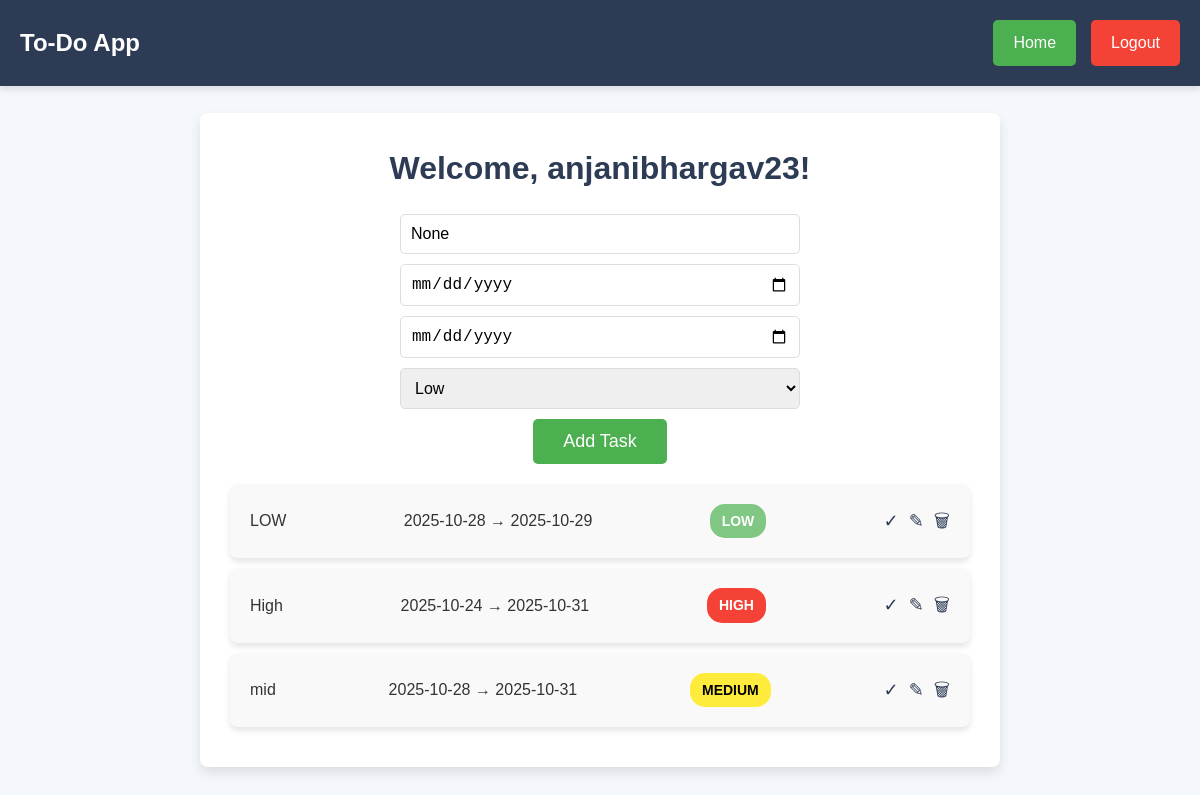
Screenshot of / (signed in) with the database file from the repository.
### app.py (models this page shows)
class User(UserMixin, db.Model):
    id = db.Column(db.Integer, primary_key=True)
    username = db.Column(db.String(100), unique=True, nullable=False)
    password = db.Column(db.String(200), nullable=False)
    tasks = db.relationship('Task', backref='author', lazy=True)

class Task(db.Model):
    id = db.Column(db.Integer, primary_key=True)
    title = db.Column(db.String(200), nullable=False)
    start_date = db.Column(db.Date, nullable=True)
    end_date = db.Column(db.Date, nullable=True)
    priority = db.Column(db.String(20), nullable=False, default='Low')
    completed = db.Column(db.Boolean, default=False)
    user_id = db.Column(db.Integer, db.ForeignKey('user.id'), nullable=False)

### app.py (the view, shortened to what this page needs)
@app.route('/', methods=['GET', 'POST'])
@login_required
def index():
    form = TaskForm()
    tasks = Task.query.filter_by(user_id=current_user.id).all()
    current_date = datetime.today().date()
    return render_template('index.html', form=form, tasks=tasks, current_date=current_date)

### forms.py
class TaskForm(FlaskForm):
    title = StringField('Task', validators=[InputRequired()])
    start_date = DateField('Start Date', format='%Y-%m-%d', validators=[InputRequired()])
    end_date = DateField('End Date', format='%Y-%m-%d', validators=[InputRequired()])
    priority = SelectField('Priority', choices=[('Low', 'Low'), ('Medium', 'Medium'), ('High', 'High')], validators=[InputRequired()])
    submit = SubmitField('Save Task')

### app.py (called while the page is built)
@login_manager.user_loader
def load_user(user_id):
    return User.query.get(int(user_id))

### templates/index.html (shortened to what this page needs)
{% extends 'base.html' %}
{% block content %}
<div class="todo-container">
  <h2>Welcome, {{ current_user.username }}!</h2>
  <form method="POST" action="{{ url_for('index') }}" class="task-form">
    <input type="text" name="title" placeholder="Task title" value="{{ form.title.data }}" required>
    <input type="date" name="start_date" value="{{ form.start_date.data.strftime('%Y-%m-%d') if form.start_date.data else '' }}" required>
    <input type="date" name="end_date" value="{{ form.end_date.data.strftime('%Y-%m-%d') if form.end_date.data else '' }}" required>
    <select name="priority" required>
      <option value="Low" {% if form.priority.data == 'Low' %}selected{% endif %}>Low</option>
    </select>
    <button type="submit">Add Task</button>
  </form>
  <ul class="task-list">
    {% for task in tasks %}
      {% set overdue = task.end_date and task.end_date < current_date and not task.completed %}
      <li class="task-item {% if overdue %}overdue{% endif %} {% if task.completed %}completed{% endif %}">
        <span class="task-title">{{ task.title }}</span>
        {% if task.start_date %}
          <span class="task-dates">{{ task.start_date }} → {{ task.end_date }}</span>
        {% endif %}
        <span class="priority {{ task.priority|lower }}">{{ task.priority }}</span>
        <span class="actions">
          <a href="{{ url_for('complete', id=task.id) }}" class="complete-btn">✓</a>
          <a href="{{ url_for('edit', id=task.id) }}" class="edit-btn">✎</a>
          <a href="{{ url_for('delete', id=task.id) }}" class="delete-btn">🗑</a>
        </span>
      </li>
    {% else %}
      <p class="no-tasks">No tasks yet.</p>
    {% endfor %}
  </ul>
</div>
{% endblock %}

### templates/base.html (shortened to what this page needs)
<!doctype html>
<html lang="en">
<head>
  <link rel="stylesheet" href="{{ url_for('static', filename='style.css') }}">
</head>
<body>
  <nav class="navbar">
    <div class="nav-left">
      <a href="{{ url_for('index') }}" class="brand">To-Do App</a>
    </div>
    <div class="nav-right">
      {% if current_user.is_authenticated %}
        <a href="{{ url_for('index') }}" class="btn home-btn">Home</a>
        <a href="{{ url_for('logout') }}" class="btn logout-btn">Logout</a>
      {% else %}
        <a href="{{ url_for('login') }}" class="btn login-btn">Login</a>
        <a href="{{ url_for('register') }}" class="btn register-btn">Register</a>
      {% endif %}
    </div>
  </nav>
  <div class="container">
    {% block content %}{% endblock %}
  </div>
</body>
</html>

### static/style.css (style rules this page uses)
* { margin: 0; padding: 0; box-sizing: border-box; }
body { font-family: 'Arial', sans-serif; background-color: #f4f7fc; color: #333; line-height: 1.6; display: flex; justify-content: center; align-items: center; height: 100vh; padding: 20px; }
.navbar { display: flex; justify-content: space-between; align-items: center; background-color: #2d3b55; padding: 20px; width: 100%; position: absolute; top: 0; left: 0; right: 0; z-index: 100; box-shadow: 0 4px 6px rgba(0, 0, 0, 0.1); }
.nav-left .brand { font-size: 24px; font-weight: bold; color: #fff; text-decoration: none; }
.nav-right { display: flex; gap: 15px; align-items: center; }
.nav-right .btn { color: #fff; text-decoration: none; padding: 10px 20px; border-radius: 5px; background-color: #4CAF50; transition: background-color 0.3s ease, transform 0.3s ease; }
.nav-right .logout-btn { background-color: #f44336; }
.container { width: 100%; max-width: 800px; margin-top: 80px; background-color: #ffffff; padding: 30px; border-radius: 8px; box-shadow: 0 6px 12px rgba(0, 0, 0, 0.1); }
.todo-container { display: flex; flex-direction: column; gap: 20px; }
h2 { font-size: 32px; font-weight: bold; color: #2d3b55; text-align: center; }
.task-form { display: flex; flex-direction: column; gap: 10px; align-items: center; }
input[type="text"], input[type="date"], select { padding: 10px; width: 80%; max-width: 400px; border: 1px solid #ddd; border-radius: 5px; font-size: 16px; }
button[type="submit"] { padding: 12px 30px; background-color: #4CAF50; color: white; font-size: 18px; border: none; border-radius: 5px; cursor: pointer; transition: background-color 0.3s ease, transform 0.3s ease; }
.task-list { list-style: none; padding: 0; }
.task-item { background-color: #f9f9f9; padding: 20px; border-radius: 8px; margin-bottom: 10px; display: flex; justify-content: space-between; align-items: center; box-shadow: 0 4px 6px rgba(0, 0, 0, 0.1); transition: all 0.3s ease; }
.priority { padding: 6px 12px; border-radius: 15px; font-weight: bold; text-transform: uppercase; font-size: 14px; }
.priority.low { background-color: #81c784; color: white; }
.priority.medium { background-color: #ffeb3b; color: black; }
.priority.high { background-color: #f44336; color: white; }
.actions { display: flex; gap: 10px; }
.actions a { font-size: 18px; color: #2d3b55; text-decoration: none; transition: color 0.3s ease, transform 0.3s ease; }

### rows the page displays
User: username "anjanibhargav23"
Task: title "LOW", start_date "2025-10-28", end_date "2025-10-29", priority "LOW"
Task: title "High", start_date "2025-10-24", end_date "2025-10-31", priority "HIGH"
Task: title "mid", start_date "2025-10-28", end_date "2025-10-31", priority "MEDIUM"
